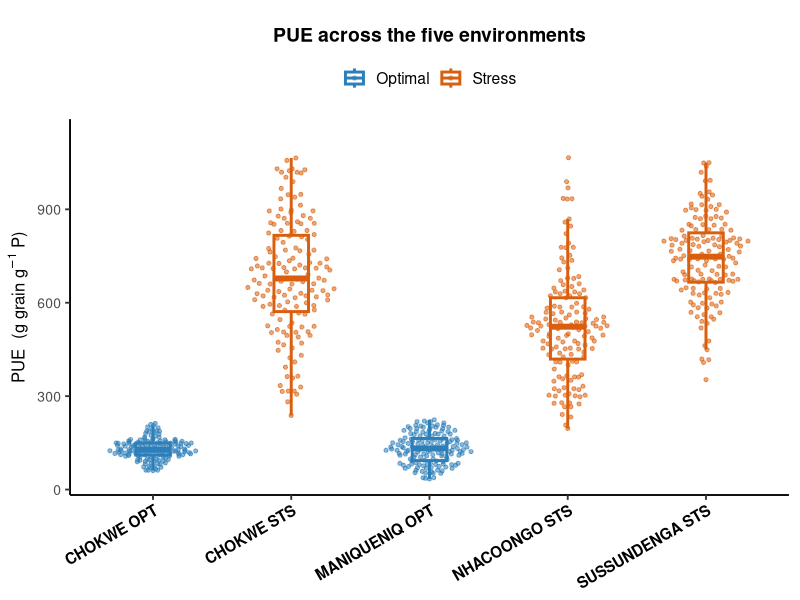
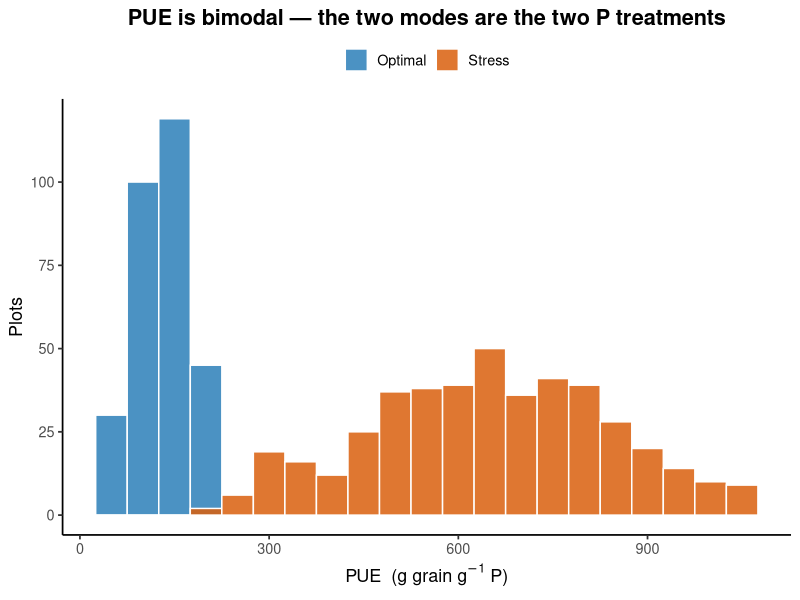

Write the R code that produced these figures, in order.
## ---- chunk 1
#| label: setup
#| message: false
#| warning: false

library(tidyverse)
library(ggbeeswarm)   # geom_quasirandom — beeswarm points
library(knitr)
library(kableExtra)
## ---- chunk 2
#| label: data

hybrids <- read_csv("data/multilocation.csv", show_col_types = FALSE) %>%
  filter(gen != 0) %>%                       # drop the NAMULONGUE check
  mutate(
    env       = factor(env),
    treatment = factor(treatment, levels = c("Optimal", "Stress"))
  )

# Shared style: base_size 14, transparent boxplots, beeswarm points (the inv4m look,
# built on base ggplot2 theme_classic() — no ggpubr needed).
pue_theme <- theme_classic(base_size = 14) +
  theme(
    plot.title      = element_text(size = 14, face = "bold", hjust = 0.5),
    plot.margin     = margin(t = 20, r = 8, b = 5, l = 5, unit = "pt"),
    axis.title.y    = element_text(size = 12),
    axis.title.x    = element_blank(),
    axis.text.x     = element_text(size = 11, face = "bold", color = "black",
                                   angle = 30, hjust = 1),
    axis.text.y     = element_text(size = 10),
    legend.position = "top"
  )

trt_pal <- c("Optimal" = "#2c7fb8", "Stress" = "#d95f0e")
## ---- chunk 3
#| label: pue-across-env
#| fig-width: 10
#| fig-height: 6
#| warning: false

ggplot(hybrids, aes(x = env, y = PUE, color = treatment)) +
  geom_quasirandom(size = 1.1, alpha = 0.55, width = 0.32) +          # points: background
  geom_boxplot(width = 0.25, linewidth = 1.0, alpha = 0,              # transparent box: front
               outlier.shape = NA) +
  scale_color_manual(values = trt_pal, name = NULL) +
  scale_y_continuous(expand = expansion(mult = c(0.05, 0.12))) +
  labs(title = "PUE across the five environments",
       y = expression("PUE  (g grain " * g^{-1} * " P)")) +
  pue_theme
## ---- chunk 4
#| label: pue-hist
#| fig-width: 9
#| fig-height: 4.5
#| warning: false

ggplot(hybrids, aes(x = PUE, fill = treatment)) +
  geom_histogram(binwidth = 50, color = "white", alpha = 0.85,
                 position = "identity") +
  scale_fill_manual(values = trt_pal, name = NULL) +
  labs(title = "PUE is bimodal — the two modes are the two P treatments",
       x = expression("PUE  (g grain " * g^{-1} * " P)"), y = "Plots") +
  theme_classic(base_size = 13) +
  theme(legend.position = "top",
        plot.title = element_text(face = "bold", hjust = 0.5))
## ---- chunk 5
#| label: pue-by-treatment

hybrids %>%
  group_by(Treatment = treatment, `P input (kg/ha)` = p_input) %>%
  summarise(n = n(),
            `mean PUE` = round(mean(PUE), 0),
            `sd`       = round(sd(PUE), 0),
            min        = round(min(PUE), 0),
            max        = round(max(PUE), 0),
            .groups = "drop") %>%
  kable(caption = "PUE summary by phosphorus treatment. The stress site's 10 kg/ha denominator (vs 50) is what lifts its PUE into the upper mode.") %>%
  kable_styling(bootstrap_options = c("striped", "hover", "condensed"),
                full_width = FALSE)
